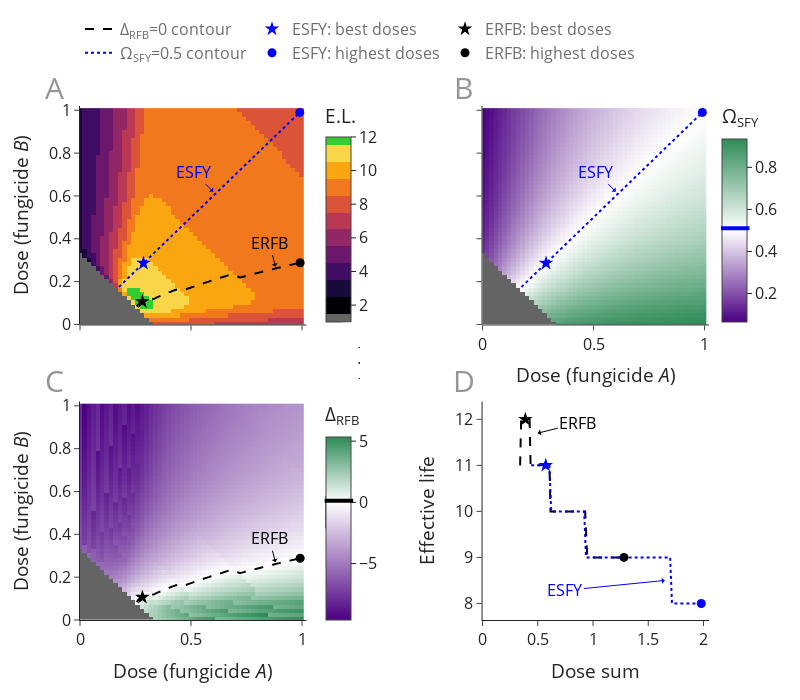

The cell this chart's notebook holds for it:
### Code cell
d.fig

### Figure 1 — Plotly figure (JSON) as saved in the notebook; plotly's stock layout.template omitted (floating-point values rounded to 4 significant figures; data arrays with more than 128 entries replaced by an {"elided": "..."} marker saying what was removed)
{"data": [{"legendgroup": "cont", "line": {"color": "black", "dash": "dash"}, "mode": "lines", "name": "Δ<sub>RFB</sub>=0 contour", "type": "scatter", "x": [1], "xaxis": "x", "y": [1], "yaxis": "y"}, {"legendgroup": "cont", "line": {"color": "blue", "dash": "dot"}, "mode": "lines", "name": "Ω<sub>SFY</sub>=0.5 contour", "type": "scatter", "x": [1], "xaxis": "x", "y": [1], "yaxis": "y"}, {"colorbar": {"len": 0.46, "thickness": 25, "title": {"text": "E.L."}, "x": 0.375, "y": 0.79}, "colorscale": [[0, "rgb(100, 100, 100)"], [0, "rgb(100, 100, 100)"], [0.04167, "rgb(100, 100, 100)"], [0.04167, "rgb(100, 100, 100)"], [0.04167, "rgb(100, 100, 100)"], [0.04167, "rgb(0.0, 0.0, 4.0)"], [0.1333, "rgb(0.0, 0.0, 4.0)"], [0.1333, "rgb(24.3, 10.8, 58.9)"], [0.225, "rgb(24.3, 10.8, 58.9)"], [0.225, "rgb(64.6, 12.0, 98.6)"], [0.3167, "rgb(64.6, 12.0, 98.6)"], [0.3167, "rgb(106.20000000000002, 23.200000000000003, 108.4)"], [0.4083, "rgb(106.20000000000002, 23.200000000000003, 108.4)"], [0.4083, "rgb(147.0, 37.6, 101.2)"], [0.5, "rgb(147.0, 37.6, 101.2)"], [0.5, "rgb(186.0, 56.0, 83.0)"], [0.5917, "rgb(186.0, 56.0, 83.0)"], [0.5917, "rgb(219.0, 82.80000000000001, 56.79999999999999)"], [0.6833, "rgb(219.0, 82.80000000000001, 56.79999999999999)"], [0.6833, "rgb(241.2, 119.99999999999999, 27.700000000000006)"], [0.775, "rgb(241.2, 119.99999999999999, 27.700000000000006)"], [0.775, "rgb(250.2, 165.8, 17.00000000000001)"], [0.8667, "rgb(250.2, 165.8, 17.00000000000001)"], [0.8667, "rgb(247.5, 213.6, 71.29999999999997)"], [0.9583, "rgb(247.5, 213.6, 71.29999999999997)"], [0.9583, "limegreen"], [1, "limegreen"], [1, "limegreen"]], "type": "heatmap", "x": [0, 0.02, 0.04, 0.06, 0.08, 0.1, 0.12, 0.14, 0.16, 0.18, 0.2, 0.22, 0.24, 0.26, 0.28, 0.3, 0.32, 0.34, 0.36, 0.38, 0.4, 0.42, 0.44, 0.46, 0.48, 0.5, 0.52, 0.54, 0.56, 0.58, 0.6, 0.62, 0.64, 0.66, 0.68, 0.7, 0.72, 0.74, 0.76, 0.78, 0.8, 0.82, 0.84, 0.86, 0.88, 0.9, 0.92, 0.94, 0.96, 0.98, 1], "xaxis": "x", "y": [0, 0.02, 0.04, 0.06, 0.08, 0.1, 0.12, 0.14, 0.16, 0.18, 0.2, 0.22, 0.24, 0.26, 0.28, 0.3, 0.32, 0.34, 0.36, 0.38, 0.4, 0.42, 0.44, 0.46, 0.48, 0.5, 0.52, 0.54, 0.56, 0.58, 0.6, 0.62, 0.64, 0.66, 0.68, 0.7, 0.72, 0.74, 0.76, 0.78, 0.8, 0.82, 0.84, 0.86, 0.88, 0.9, 0.92, 0.94, 0.96, 0.98, 1], "yaxis": "y", "z": {"elided": "51x51 int values"}}, {"colorbar": {"len": 0.1, "thickness": 1, "tickfont": {"color": "rgba(0, 0, 0, 0)", "size": 1}, "x": 0.42, "y": 0.5}, "colorscale": [[0, "black"], [1, "black"]], "contours": {"coloring": "lines", "end": 0, "size": 1, "start": 0}, "line": {"dash": "dash", "width": 2}, "name": "Delta RFB", "type": "contour", "x": [0, 0.02, 0.04, 0.06, 0.08, 0.1, 0.12, 0.14, 0.16, 0.18, 0.2, 0.22, 0.24, 0.26, 0.28, 0.3, 0.32, 0.34, 0.36, 0.38, 0.4, 0.42, 0.44, 0.46, 0.48, 0.5, 0.52, 0.54, 0.56, 0.58, 0.6, 0.62, 0.64, 0.66, 0.68, 0.7, 0.72, 0.74, 0.76, 0.78, 0.8, 0.82, 0.84, 0.86, 0.88, 0.9, 0.92, 0.94, 0.96, 0.98, 1], "xaxis": "x", "y": [0, 0.02, 0.04, 0.06, 0.08, 0.1, 0.12, 0.14, 0.16, 0.18, 0.2, 0.22, 0.24, 0.26, 0.28, 0.3, 0.32, 0.34, 0.36, 0.38, 0.4, 0.42, 0.44, 0.46, 0.48, 0.5, 0.52, 0.54, 0.56, 0.58, 0.6, 0.62, 0.64, 0.66, 0.68, 0.7, 0.72, 0.74, 0.76, 0.78, 0.8, 0.82, 0.84, 0.86, 0.88, 0.9, 0.92, 0.94, 0.96, 0.98, 1], "yaxis": "y", "z": {"elided": "51x51 float values"}}, {"colorbar": {"len": 0.1, "thickness": 1, "tickfont": {"color": "rgba(0, 0, 0, 0)", "size": 1}, "x": 0.42, "y": 0.5}, "colorscale": [[0, "blue"], [1, "blue"]], "contours": {"coloring": "lines", "end": 0.5, "size": 1, "start": 0.5}, "line": {"dash": "dot", "width": 2}, "name": "Equal Selection", "type": "contour", "x": [0, 0.02, 0.04, 0.06, 0.08, 0.1, 0.12, 0.14, 0.16, 0.18, 0.2, 0.22, 0.24, 0.26, 0.28, 0.3, 0.32, 0.34, 0.36, 0.38, 0.4, 0.42, 0.44, 0.46, 0.48, 0.5, 0.52, 0.54, 0.56, 0.58, 0.6, 0.62, 0.64, 0.66, 0.68, 0.7, 0.72, 0.74, 0.76, 0.78, 0.8, 0.82, 0.84, 0.86, 0.88, 0.9, 0.92, 0.94, 0.96, 0.98, 1], "xaxis": "x", "y": [0, 0.02, 0.04, 0.06, 0.08, 0.1, 0.12, 0.14, 0.16, 0.18, 0.2, 0.22, 0.24, 0.26, 0.28, 0.3, 0.32, 0.34, 0.36, 0.38, 0.4, 0.42, 0.44, 0.46, 0.48, 0.5, 0.52, 0.54, 0.56, 0.58, 0.6, 0.62, 0.64, 0.66, 0.68, 0.7, 0.72, 0.74, 0.76, 0.78, 0.8, 0.82, 0.84, 0.86, 0.88, 0.9, 0.92, 0.94, 0.96, 0.98, 1], "yaxis": "y", "z": {"elided": "51x51 float values"}}, {"legendgroup": "black", "marker": {"color": "black", "size": 11, "symbol": "star"}, "mode": "markers", "showlegend": false, "type": "scatter", "x": [0.2811], "xaxis": "x", "y": [0.1064], "yaxis": "y"}, {"legendgroup": "black", "marker": {"color": "black", "size": 9}, "mode": "markers", "showlegend": false, "type": "scatter", "x": [0.9917], "xaxis": "x", "y": [0.2883], "yaxis": "y"}, {"legendgroup": "blue", "marker": {"color": "blue", "size": 11, "symbol": "star"}, "mode": "markers", "showlegend": false, "type": "scatter", "x": [0.286], "xaxis": "x", "y": [0.286], "yaxis": "y"}, {"legendgroup": "blue", "marker": {"color": "blue", "size": 9}, "mode": "markers", "showlegend": false, "type": "scatter", "x": [0.99], "xaxis": "x", "y": [0.99], "yaxis": "y"}, {"colorbar": {"len": 0.1, "thickness": 1, "tickfont": {"color": "rgba(0, 0, 0, 0)", "size": 1}, "x": 0.375, "y": 0.21}, "colorscale": [[0, "rgb(100, 100, 100)"], [1, "rgb(100, 100, 100)"]], "type": "heatmap", "x": [0, 0.4, 0.8], "xaxis": "x2", "y": [0, 0.4, 0.8], "yaxis": "y2", "z": [[0, 0], [0, 0]]}, {"colorbar": {"len": 0.46, "thickness": 25, "title": {"text": "Ω<sub>SFY"}, "x": 1.005, "y": 0.79}, "colorscale": [[0, "indigo"], [0.5, "white"], [1, "seagreen"]], "type": "heatmap", "x": [0, 0.02, 0.04, 0.06, 0.08, 0.1, 0.12, 0.14, 0.16, 0.18, 0.2, 0.22, 0.24, 0.26, 0.28, 0.3, 0.32, 0.34, 0.36, 0.38, 0.4, 0.42, 0.44, 0.46, 0.48, 0.5, 0.52, 0.54, 0.56, 0.58, 0.6, 0.62, 0.64, 0.66, 0.68, 0.7, 0.72, 0.74, 0.76, 0.78, 0.8, 0.82, 0.84, 0.86, 0.88, 0.9, 0.92, 0.94, 0.96, 0.98, 1], "xaxis": "x2", "y": [0, 0.02, 0.04, 0.06, 0.08, 0.1, 0.12, 0.14, 0.16, 0.18, 0.2, 0.22, 0.24, 0.26, 0.28, 0.3, 0.32, 0.34, 0.36, 0.38, 0.4, 0.42, 0.44, 0.46, 0.48, 0.5, 0.52, 0.54, 0.56, 0.58, 0.6, 0.62, 0.64, 0.66, 0.68, 0.7, 0.72, 0.74, 0.76, 0.78, 0.8, 0.82, 0.84, 0.86, 0.88, 0.9, 0.92, 0.94, 0.96, 0.98, 1], "yaxis": "y2", "z": {"elided": "51x51 float values"}}, {"colorbar": {"len": 0.1, "thickness": 1, "tickfont": {"color": "rgba(0, 0, 0, 0)", "size": 1}, "x": 0.42, "y": 0.5}, "colorscale": [[0, "blue"], [1, "blue"]], "contours": {"coloring": "lines", "end": 0.5, "size": 1, "start": 0.5}, "line": {"dash": "dot", "width": 2}, "name": "Equal Selection", "type": "contour", "x": [0, 0.02, 0.04, 0.06, 0.08, 0.1, 0.12, 0.14, 0.16, 0.18, 0.2, 0.22, 0.24, 0.26, 0.28, 0.3, 0.32, 0.34, 0.36, 0.38, 0.4, 0.42, 0.44, 0.46, 0.48, 0.5, 0.52, 0.54, 0.56, 0.58, 0.6, 0.62, 0.64, 0.66, 0.68, 0.7, 0.72, 0.74, 0.76, 0.78, 0.8, 0.82, 0.84, 0.86, 0.88, 0.9, 0.92, 0.94, 0.96, 0.98, 1], "xaxis": "x2", "y": [0, 0.02, 0.04, 0.06, 0.08, 0.1, 0.12, 0.14, 0.16, 0.18, 0.2, 0.22, 0.24, 0.26, 0.28, 0.3, 0.32, 0.34, 0.36, 0.38, 0.4, 0.42, 0.44, 0.46, 0.48, 0.5, 0.52, 0.54, 0.56, 0.58, 0.6, 0.62, 0.64, 0.66, 0.68, 0.7, 0.72, 0.74, 0.76, 0.78, 0.8, 0.82, 0.84, 0.86, 0.88, 0.9, 0.92, 0.94, 0.96, 0.98, 1], "yaxis": "y2", "z": {"elided": "51x51 float values"}}, {"legendgroup": "blue", "marker": {"color": "blue", "size": 11, "symbol": "star"}, "mode": "markers", "showlegend": false, "type": "scatter", "x": [0.286], "xaxis": "x2", "y": [0.286], "yaxis": "y2"}, {"legendgroup": "blue", "marker": {"color": "blue", "size": 9}, "mode": "markers", "showlegend": false, "type": "scatter", "x": [0.99], "xaxis": "x2", "y": [0.99], "yaxis": "y2"}, {"colorbar": {"len": 0.1, "thickness": 1, "tickfont": {"color": "rgba(0, 0, 0, 0)", "size": 1}, "x": 0.375, "y": 0.21}, "colorscale": [[0, "rgb(100, 100, 100)"], [1, "rgb(100, 100, 100)"]], "type": "heatmap", "x": [0, 0.4, 0.8], "xaxis": "x3", "y": [0, 0.4, 0.8], "yaxis": "y3", "z": [[0, 0], [0, 0]]}, {"colorbar": {"len": 0.46, "thickness": 25, "title": {"text": "Δ<sub>RFB"}, "x": 0.375, "y": 0.21}, "colorscale": [[0, "indigo"], [0.6432, "white"], [1, "seagreen"]], "type": "heatmap", "x": [0, 0.02, 0.04, 0.06, 0.08, 0.1, 0.12, 0.14, 0.16, 0.18, 0.2, 0.22, 0.24, 0.26, 0.28, 0.3, 0.32, 0.34, 0.36, 0.38, 0.4, 0.42, 0.44, 0.46, 0.48, 0.5, 0.52, 0.54, 0.56, 0.58, 0.6, 0.62, 0.64, 0.66, 0.68, 0.7, 0.72, 0.74, 0.76, 0.78, 0.8, 0.82, 0.84, 0.86, 0.88, 0.9, 0.92, 0.94, 0.96, 0.98, 1], "xaxis": "x3", "y": [0, 0.02, 0.04, 0.06, 0.08, 0.1, 0.12, 0.14, 0.16, 0.18, 0.2, 0.22, 0.24, 0.26, 0.28, 0.3, 0.32, 0.34, 0.36, 0.38, 0.4, 0.42, 0.44, 0.46, 0.48, 0.5, 0.52, 0.54, 0.56, 0.58, 0.6, 0.62, 0.64, 0.66, 0.68, 0.7, 0.72, 0.74, 0.76, 0.78, 0.8, 0.82, 0.84, 0.86, 0.88, 0.9, 0.92, 0.94, 0.96, 0.98, 1], "yaxis": "y3", "z": {"elided": "51x51 float values"}}, {"colorbar": {"len": 0.1, "thickness": 1, "tickfont": {"color": "rgba(0, 0, 0, 0)", "size": 1}, "x": 0.42, "y": 0.5}, "colorscale": [[0, "black"], [1, "black"]], "contours": {"coloring": "lines", "end": 0, "size": 1, "start": 0}, "line": {"dash": "dash", "width": 2}, "name": "Delta RFB", "type": "contour", "x": [0, 0.02, 0.04, 0.06, 0.08, 0.1, 0.12, 0.14, 0.16, 0.18, 0.2, 0.22, 0.24, 0.26, 0.28, 0.3, 0.32, 0.34, 0.36, 0.38, 0.4, 0.42, 0.44, 0.46, 0.48, 0.5, 0.52, 0.54, 0.56, 0.58, 0.6, 0.62, 0.64, 0.66, 0.68, 0.7, 0.72, 0.74, 0.76, 0.78, 0.8, 0.82, 0.84, 0.86, 0.88, 0.9, 0.92, 0.94, 0.96, 0.98, 1], "xaxis": "x3", "y": [0, 0.02, 0.04, 0.06, 0.08, 0.1, 0.12, 0.14, 0.16, 0.18, 0.2, 0.22, 0.24, 0.26, 0.28, 0.3, 0.32, 0.34, 0.36, 0.38, 0.4, 0.42, 0.44, 0.46, 0.48, 0.5, 0.52, 0.54, 0.56, 0.58, 0.6, 0.62, 0.64, 0.66, 0.68, 0.7, 0.72, 0.74, 0.76, 0.78, 0.8, 0.82, 0.84, 0.86, 0.88, 0.9, 0.92, 0.94, 0.96, 0.98, 1], "yaxis": "y3", "z": {"elided": "51x51 float values"}}, {"legendgroup": "black", "marker": {"color": "black", "size": 11, "symbol": "star"}, "mode": "markers", "showlegend": false, "type": "scatter", "x": [0.2811], "xaxis": "x3", "y": [0.1064], "yaxis": "y3"}, {"legendgroup": "black", "marker": {"color": "black", "size": 9}, "mode": "markers", "showlegend": false, "type": "scatter", "x": [0.9917], "xaxis": "x3", "y": [0.2883], "yaxis": "y3"}, {"line": {"color": "black", "dash": "dash"}, "mode": "lines", "showlegend": false, "type": "scatter", "x": [0.34, 0.3495, 0.359, 0.3685, 0.378, 0.3875, 0.397, 0.4065, 0.416, 0.4255, 0.4349, 0.4444, 0.4539, 0.4634, 0.4729, 0.4824, 0.4919, 0.5014, 0.5109, 0.5204, 0.5299, 0.5394, 0.5489, 0.5584, 0.5679, 0.5774, 0.5869, 0.5964, 0.6059, 0.6154, 0.6248, 0.6343, 0.6438, 0.6533, 0.6628, 0.6723, 0.6818, 0.6913, 0.7008, 0.7103, 0.7198, 0.7293, 0.7388, 0.7483, 0.7578, 0.7673, 0.7768, 0.7863, 0.7958, 0.8053, 0.8147, 0.8242, 0.8337, 0.8432, 0.8527, 0.8622, 0.8717, 0.8812, 0.8907, 0.9002, 0.9097, 0.9192, 0.9287, 0.9477, 0.9572, 0.9667, 0.9762, 0.9857, 0.9952, 1.005, 1.014, 1.024, 1.033, 1.043, 1.052, 1.062, 1.071, 1.081, 1.09, 1.1, 1.109, 1.119, 1.128, 1.138, 1.147, 1.157, 1.166, 1.176, 1.185, 1.195, 1.204, 1.214, 1.223, 1.233, 1.242, 1.252, 1.261, 1.271, 1.28], "xaxis": "x4", "y": [11, 12, 12, 12, 12, 12, 12, 12, 12, 12, 11, 11, 11, 11, 11, 11, 11, 11, 11, 11, 11, 11, 11, 11, 11, 11, 11, 11, 11, 10, 10, 10, 10, 10, 10, 10, 10, 10, 10, 10, 10, 10, 10, 10, 10, 10, 10, 10, 10, 10, 10, 10, 10, 10, 10, 10, 10, 10, 10, 10, 10, 10, 10, 9, 9, 9, 9, 9, 9, 9, 9, 9, 9, 9, 9, 9, 9, 9, 9, 9, 9, 9, 9, 9, 9, 9, 9, 9, 9, 9, 9, 9, 9, 9, 9, 9, 9, 9, 9], "yaxis": "y4"}, {"line": {"color": "blue", "dash": "dot"}, "mode": "lines", "showlegend": false, "type": "scatter", "x": [0.4394, 0.456, 0.4725, 0.4891, 0.5057, 0.5222, 0.5388, 0.5554, 0.5719, 0.5885, 0.6051, 0.6216, 0.6382, 0.6547, 0.6713, 0.6879, 0.7044, 0.721, 0.7376, 0.7541, 0.7707, 0.7873, 0.8038, 0.8204, 0.837, 0.8535, 0.8701, 0.8867, 0.9032, 0.9198, 0.9364, 0.9529, 0.9695, 0.9861, 1.003, 1.019, 1.036, 1.052, 1.069, 1.085, 1.102, 1.119, 1.135, 1.152, 1.168, 1.185, 1.201, 1.218, 1.235, 1.251, 1.268, 1.284, 1.301, 1.317, 1.334, 1.351, 1.367, 1.384, 1.4, 1.417, 1.433, 1.45, 1.466, 1.483, 1.5, 1.516, 1.533, 1.549, 1.566, 1.582, 1.599, 1.616, 1.632, 1.649, 1.665, 1.682, 1.698, 1.715, 1.732, 1.748, 1.765, 1.781, 1.798, 1.814, 1.831, 1.847, 1.864, 1.881, 1.897, 1.914, 1.93, 1.947, 1.963, 1.98], "xaxis": "x4", "y": [11, 11, 11, 11, 11, 11, 11, 11, 11, 11, 11, 10, 10, 10, 10, 10, 10, 10, 10, 10, 10, 10, 10, 10, 10, 10, 10, 10, 10, 10, 9, 9, 9, 9, 9, 9, 9, 9, 9, 9, 9, 9, 9, 9, 9, 9, 9, 9, 9, 9, 9, 9, 9, 9, 9, 9, 9, 9, 9, 9, 9, 9, 9, 9, 9, 9, 9, 9, 9, 9, 9, 9, 9, 9, 9, 9, 9, 8, 8, 8, 8, 8, 8, 8, 8, 8, 8, 8, 8, 8, 8, 8, 8, 8], "yaxis": "y4"}, {"legendgroup": "blue", "marker": {"color": "blue", "size": 11, "symbol": "star"}, "mode": "markers", "name": "ESFY: best doses", "showlegend": true, "type": "scatter", "x": [0.5719], "xaxis": "x4", "y": [11], "yaxis": "y4"}, {"legendgroup": "blue", "marker": {"color": "blue", "size": 9}, "mode": "markers", "name": "ESFY: highest doses", "showlegend": true, "type": "scatter", "x": [1.98], "xaxis": "x4", "y": [8], "yaxis": "y4"}, {"legendgroup": "black", "marker": {"color": "black", "size": 11, "symbol": "star"}, "mode": "markers", "name": "ERFB: best doses", "showlegend": true, "type": "scatter", "x": [0.3875], "xaxis": "x4", "y": [12], "yaxis": "y4"}, {"legendgroup": "black", "marker": {"color": "black", "size": 9}, "mode": "markers", "name": "ERFB: highest doses", "showlegend": true, "type": "scatter", "x": [1.28], "xaxis": "x4", "y": [9], "yaxis": "y4"}], "layout": {"annotations": [{"arrowcolor": "black", "arrowhead": 0, "arrowsize": 2, "arrowwidth": 4, "ax": 30, "ay": 0, "text": "", "x": 0.389, "xref": "paper", "y": 0.232, "yref": "paper"}, {"arrowcolor": "blue", "arrowhead": 0, "arrowsize": 2, "arrowwidth": 4, "ax": 30, "ay": 0, "text": "", "x": 1.019, "xref": "paper", "y": 0.762, "yref": "paper"}, {"font": {"color": "rgb(150,150,150)", "size": 30}, "showarrow": false, "text": "A", "x": -0.04, "xanchor": "center", "xref": "paper", "y": 1.08, "yanchor": "top", "yref": "paper"}, {"font": {"color": "rgb(150,150,150)", "size": 30}, "showarrow": false, "text": "B", "x": 0.61, "xanchor": "center", "xref": "paper", "y": 1.08, "yanchor": "top", "yref": "paper"}, {"font": {"color": "rgb(150,150,150)", "size": 30}, "showarrow": false, "text": "C", "x": -0.04, "xanchor": "center", "xref": "paper", "y": 0.51, "yanchor": "top", "yref": "paper"}, {"font": {"color": "rgb(150,150,150)", "size": 30}, "showarrow": false, "text": "D", "x": 0.61, "xanchor": "center", "xref": "paper", "y": 0.51, "yanchor": "top", "yref": "paper"}, {"bgcolor": "white", "font": {"size": 50}, "opacity": 1, "showarrow": false, "text": " ", "x": 0.43, "xanchor": "center", "xref": "paper", "y": 0.58, "yanchor": "top", "yref": "paper"}, {"arrowcolor": "blue", "arrowhead": 1, "arrowsize": 1, "ax": -20, "ay": -20, "font": {"color": "blue", "size": 16}, "text": "ESFY", "x": 0.6, "xref": "x", "y": 0.62, "yref": "y"}, {"arrowcolor": "blue", "arrowhead": 1, "arrowsize": 1, "ax": -20, "ay": -20, "font": {"color": "blue", "size": 16}, "text": "ESFY", "x": 0.6, "xref": "x2", "y": 0.62, "yref": "y2"}, {"arrowcolor": "black", "arrowhead": 1, "arrowsize": 1, "ax": -6, "ay": -24, "font": {"color": "black", "size": 16}, "text": "ERFB", "x": 0.88, "xref": "x", "y": 0.27, "yref": "y"}, {"arrowcolor": "black", "arrowhead": 1, "arrowsize": 1, "ax": -6, "ay": -24, "font": {"color": "black", "size": 16}, "text": "ERFB", "x": 0.88, "xref": "x3", "y": 0.27, "yref": "y3"}, {"arrowcolor": "blue", "arrowhead": 1, "arrowsize": 1, "ax": -100, "ay": 10, "font": {"color": "blue", "size": 16}, "text": "ESFY", "x": 1.65, "xref": "x4", "y": 8.5, "yref": "y4"}, {"arrowcolor": "black", "arrowhead": 1, "arrowsize": 1, "ax": 40, "ay": -10, "font": {"color": "black", "size": 16}, "text": "ERFB", "x": 0.5, "xref": "x4", "y": 11.7, "yref": "y4"}], "coloraxis": {"showscale": false}, "font": {"size": 16}, "height": 700, "legend": {"font": {"color": "rgb(110,110,110)"}, "orientation": "h", "x": 0, "xanchor": "left", "y": 1.07, "yanchor": "bottom"}, "showlegend": true, "width": 800, "xaxis": {"anchor": "y", "domain": [0, 0.36], "range": [0, 1.02], "showgrid": false, "showticklabels": false, "type": "linear", "zeroline": false}, "xaxis2": {"anchor": "y2", "domain": [0.64, 1], "range": [0, 1.02], "showgrid": false, "title": {"text": "Dose (fungicide <i>A</i>)"}, "type": "linear", "zeroline": false}, "xaxis3": {"anchor": "y3", "domain": [0, 0.36], "range": [0, 1.02], "showgrid": false, "title": {"text": "Dose (fungicide <i>A</i>)"}, "type": "linear", "zeroline": false}, "xaxis4": {"anchor": "y4", "domain": [0.64, 1], "range": [0, 2.05], "showgrid": false, "showline": true, "title": {"text": "Dose sum"}, "type": "linear"}, "yaxis": {"anchor": "x", "domain": [0.575, 1], "range": [0, 1.02], "showgrid": false, "title": {"text": "Dose (fungicide <i>B</i>)"}, "type": "linear", "zeroline": false}, "yaxis2": {"anchor": "x2", "domain": [0.575, 1], "range": [0, 1.02], "showgrid": false, "showticklabels": false, "type": "linear", "zeroline": false}, "yaxis3": {"anchor": "x3", "domain": [0, 0.425], "range": [0, 1.02], "showgrid": false, "title": {"text": "Dose (fungicide <i>B</i>)"}, "type": "linear", "zeroline": false}, "yaxis4": {"anchor": "x4", "autorange": true, "domain": [0, 0.425], "range": [7.64, 12.39], "showgrid": false, "title": {"text": "Effective life"}, "type": "linear"}}}
